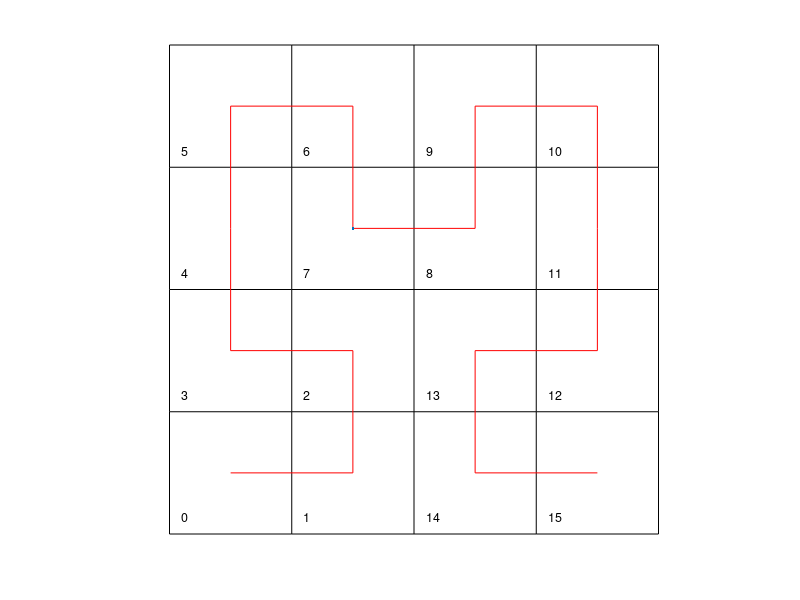

Here is the MATLAB script that generated this plot:
% 4 empty matrices with 0 rows and 2 columns
A = zeros(0,2);
B = zeros(0,2);
C = zeros(0,2);
D = zeros(0,2);

% up and down is positive and negative along y-axis
% left and right are positive and negative along y axis
up = [ 0  1];
right  = [ 1  0];
down = [ 0 -1];
left  = [-1  0];

% set order and grid size
order = 2;
size = 2^(order);

% loop draws the curve by dividing the square into smaller squares and
% building the curve in each sub-square
for n = 1:order
  % temporary matrices
  AA = [B ; up ; A ; right  ; A ; down ; C];
  BB = [A ; right  ; B ; up ; B ; left  ; D];
  CC = [D ; left  ; C ; down ; C ; right  ; A];
  DD = [C ; down ; D ; left  ; D ; up ; B];
  
  A = AA;
  B = BB;
  C = CC;
  D = DD;
end

A = [0 0; cumsum(A)];

% set grid
[X,Y]=meshgrid(-0.5:size);
figure; hold on;
plot(X,Y,'k');
plot(Y,X,'k');
axis off;

plot(A(:, 1), A(:, 2), 'r-', 'clipping', 'off', LineWidth=2); 

offset = 0.4;
% add cell numbers to the grid
for i = 0:length(A)-1
    x_pos = A(i+1, 1); % X-coordinate of the end point of the line segment
    y_pos = A(i+1, 2); % Y-coordinate of the end point of the line segment
    cell_number = i;
    text(x_pos - offset, y_pos - offset, num2str(cell_number), 'HorizontalAlignment', 'left', 'VerticalAlignment', 'bottom', 'FontSize', 9);
end

axis equal, axis off
